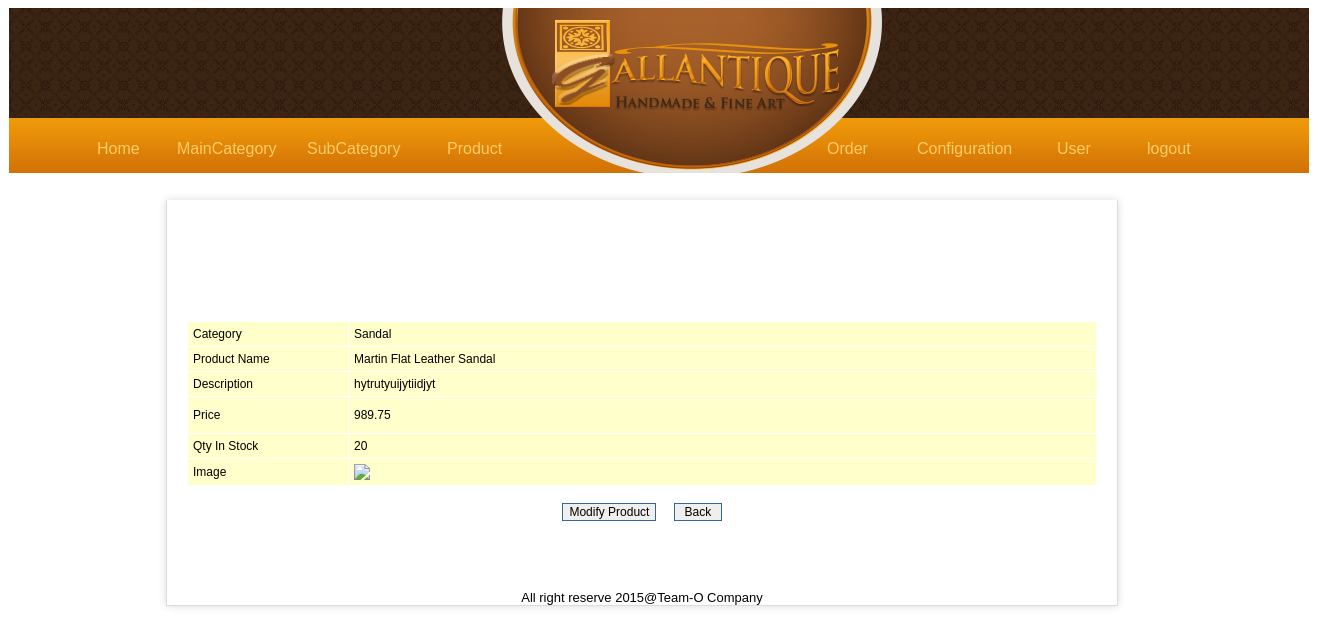
/admin/product/index.php?view=detail&productId=2 (signed in), run on the app's committed database.
### tables this page shows
CREATE TABLE IF NOT EXISTS `tbl_product` (
  `pd_id` int(10) unsigned NOT NULL AUTO_INCREMENT,
  `cat_id` int(10) unsigned NOT NULL DEFAULT '0',
  `pd_name` varchar(100) NOT NULL DEFAULT '',
  `pd_description` text NOT NULL,
  `pd_price` decimal(9,2) NOT NULL DEFAULT '0.00',
  `pd_qty` smallint(5) unsigned NOT NULL DEFAULT '0',
  `pd_image` varchar(200) DEFAULT NULL,
  `pd_thumbnail` varchar(200) DEFAULT NULL,
  `pd_date` datetime NOT NULL DEFAULT '0000-00-00 00:00:00',
  `pd_last_update` datetime NOT NULL DEFAULT '0000-00-00 00:00:00',
  PRIMARY KEY (`pd_id`),
  KEY `cat_id` (`cat_id`),
  KEY `pd_name` (`pd_name`)
);

CREATE TABLE IF NOT EXISTS `tbl_category` (
  `cat_id` int(10) unsigned NOT NULL AUTO_INCREMENT,
  `cat_parent_id` int(11) NOT NULL DEFAULT '0',
  `cat_name` varchar(50) NOT NULL DEFAULT '',
  `cat_description` varchar(200) NOT NULL DEFAULT '',
  `cat_image` varchar(255) NOT NULL DEFAULT '',
  PRIMARY KEY (`cat_id`),
  KEY `cat_parent_id` (`cat_parent_id`),
  KEY `cat_name` (`cat_name`)
);

### admin/product/index.php (called while the page is built, shortened)
<?php
require_once '../include/adminpanel.php';
?>

### admin/product/detail.php (the view, shortened to what this page needs)
<?php
if (isset($_GET['productId']) && $_GET['productId'] > 0) {
	$productId = $_GET['productId'];
} else {
	header('Location: index.php');
}
$sql = "SELECT cat_name, pd_name, pd_description, pd_price, pd_qty, pd_image
        FROM tbl_product pd, tbl_category cat
		WHERE pd.pd_id = $productId AND pd.cat_id = cat.cat_id";
$result = mysql_query($sql) or die('Cannot get product. ' . mysql_error());
$row = mysql_fetch_assoc($result);
extract($row);
if ($pd_image) {
	$pd_image = WEB_ROOT . 'images/product/' . $pd_image;
} else {
	$pd_image = WEB_ROOT . 'images/no-image-large.png';
}
?>
<p>&nbsp;</p>
<form action="processProduct.php?action=addProduct" method="post" enctype="multipart/form-data" name="frmAddProduct" id="frmAddProduct">
 <table width="100%" border="0" align="center" cellpadding="5" cellspacing="1" class="entryTable">
  <tr>
   <td width="150" class="label">Category</td>
   <td class="content"><?php echo $cat_name; ?></td>
  </tr>
  <tr>
   <td width="150" class="label">Product Name</td>
   <td class="content"> <?php echo $pd_name; ?></td>
  </tr>
  <tr>
   <td width="150" class="label">Description</td>
   <td class="content"><?php echo nl2br($pd_description); ?> </td>
  </tr>
  <tr>
   <td width="150" height="36" class="label">Price</td>
   <td class="content"><?php echo number_format($pd_price, 2); ?> </td>
  </tr>
  <tr>
   <td width="150" class="label">Qty In Stock</td>
   <td class="content"><?php echo number_format($pd_qty); ?> </td>
  </tr>
  <tr>
   <td width="150" class="label">Image</td>
   <td class="content"><img src="<?php echo $pd_image; ?>" /></td>
  </tr>
 </table>
 <p align="center">
  <input name="btnModifyProduct" type="button" id="btnModifyProduct" value="Modify Product" onClick="window.location.href='index.php?view=modify&productId=<?php echo $productId; ?>';" class="box">
  <input name="btnBack" type="button" id="btnBack" value=" Back " onClick="window.history.back();" class="box">
 </p>
</form>

### admin/Admincss/admin2.css (style rules this page uses)
.entryTable { font-family: Arial, Helvetica, sans-serif; font-size:12px; background-color:#FFF; }
.entryTable .label { background-color:#FFC; }
.entryTable .content { background-color:#FFC; }
.box { font-family: Arial, Helvetica, sans-serif; font-size: 12px; border: 1px solid #336699; }
body { font-family: "Arial", "Helvetica", "sans-serif"; text-align: center; font-size: 10px; background-color: #FFF; }

### data on the page
tbl_product: cat.cat_name "Sandal", pd_name "Martin Flat Leather Sandal", pd_description "hytrutyuijytiidjyt", pd_price "989.75", pd_qty "20"
